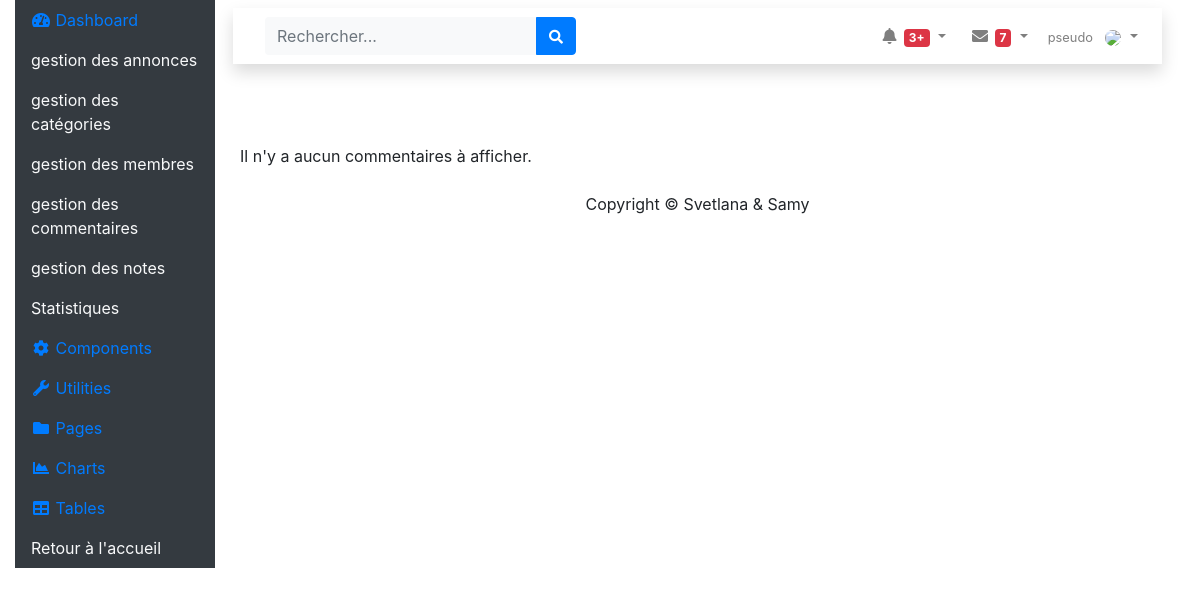
/admin/gestion_commentaires.php, run on an earlier commit of the app's database.
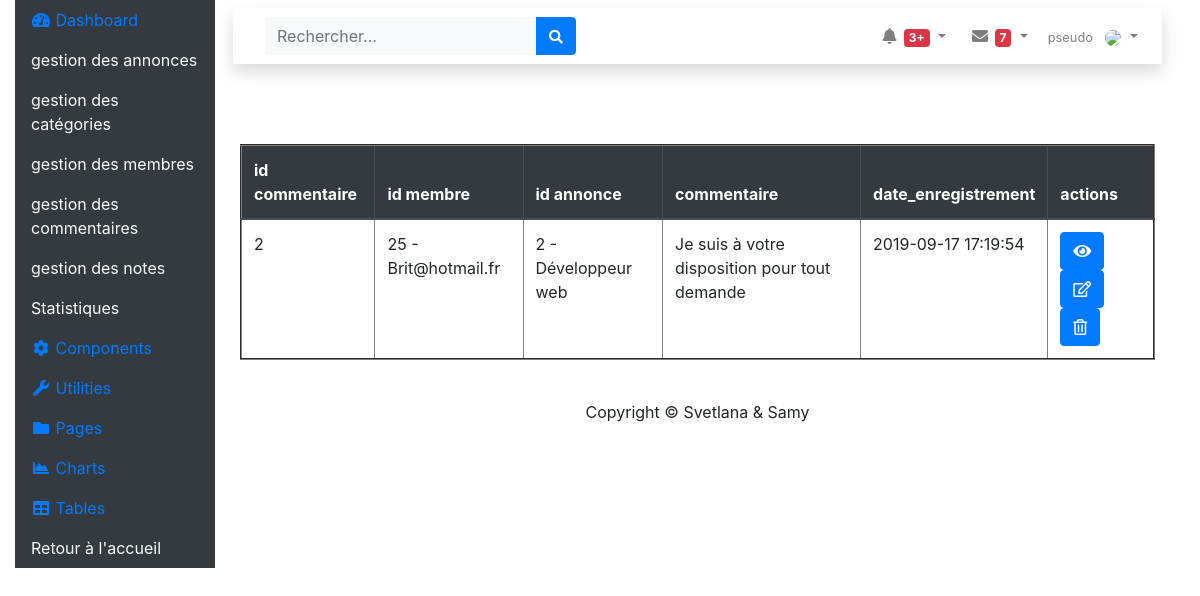
And on a later commit of the database.
### tables this page shows
CREATE TABLE IF NOT EXISTS `commentaire` (
  `id_commentaire` int(3) NOT NULL AUTO_INCREMENT,
  `membre_id` int(3) NOT NULL,
  `motcles` text,
  `annonce_id` int(3) NOT NULL,
  `date_enregistrement` datetime DEFAULT NULL,
  PRIMARY KEY (`id_commentaire`) USING BTREE
);

CREATE TABLE IF NOT EXISTS `membre` (
  `id_membre` int(3) NOT NULL AUTO_INCREMENT,
  `pseudo` varchar(20) NOT NULL,
  `mdp` varchar(60) NOT NULL,
  `nom` varchar(20) NOT NULL,
  `prenom` varchar(20) DEFAULT NULL,
  `telephone` varchar(20) DEFAULT NULL,
  `email` varchar(50) DEFAULT NULL,
  `civilite` enum('m','f') DEFAULT NULL,
  `statut` int(1) DEFAULT NULL,
  `date_enregistrement` datetime DEFAULT NULL,
  PRIMARY KEY (`id_membre`)
);

CREATE TABLE IF NOT EXISTS `annonce` (
  `id_annonce` int(3) NOT NULL AUTO_INCREMENT,
  `titreA` varchar(255) NOT NULL,
  `description_courte` varchar(255) NOT NULL,
  `description_longue` text NOT NULL,
  `prix` float NOT NULL,
  `pays` varchar(20) NOT NULL,
  `ville` varchar(20) NOT NULL,
  `adresse` varchar(50) NOT NULL,
  `cp` int(5) NOT NULL,
  `membre_id` int(3) DEFAULT NULL,
  `photo_id` int(3) DEFAULT NULL,
  `categorie_id` int(3) DEFAULT NULL,
  `date_enregistrement` datetime DEFAULT NULL,
  PRIMARY KEY (`id_annonce`),
  KEY `fk_annonce_membre` (`membre_id`),
  KEY `fk_annonce_photo` (`photo_id`),
  KEY `fk_annonce_categorie` (`categorie_id`)
);

### admin/gestion_commentaires.php (the view, shortened to what this page needs)
<?php
    require_once __DIR__ . '/../assets/config/configurationprincipale.php';
    require_once __DIR__ . '/../assets/includes/header_admin.php';
?>
<?php
    $query = 'SELECT c.id_commentaire, c.membre_id, c.motcles, c.annonce_id, c.date_enregistrement, m.id_membre, m.email,                   a.titreA
                FROM commentaire c, membre m, annonce a
                WHERE c.membre_id = m.id_membre
                AND c.annonce_id = a.id_annonce';
    try {
        $req = $pdo->prepare($query);
        $req->execute();
        $NbreDonnee = $req->rowCount();
        $ligneToute = $req->fetchAll();
    } catch (PDOException $e){ echo 'Erreur SQL : '. $e->getMessage().'<br/>'; die(); }
    if ($NbreDonnee != 0)
    {
    ?>
        <table border="2" class="table">
            <thead class="thead-dark">
                <tr>
                    <th>id commentaire</th>
                    <th>id membre</th>
                    <th>id annonce</th>
                    <th>commentaire</th>
                    <th>date_enregistrement</th>
                    <th>actions</th>
                </tr>
            </thead>
            <tbody>
    <?php
        foreach ( $ligneToute as $ligne )
        {
    ?>
                <tr>
                    <td><?php echo $ligne['id_commentaire']; ?></td>
                    <td><?php echo $ligne['membre_id']. ' - ' . $ligne['email']; ?></td>
                    <td><?php echo $ligne['annonce_id']. ' - ' . $ligne['titreA'] ; ?></td>
                    <td><?php echo $ligne['motcles']; ?></td>
                    <td><?php echo $ligne['date_enregistrement']; ?></td>
                    <td>
                        <a class="btn btn-primary" id="btnVoir" href="fiche_commentaire.php?id=<?=$ligne['id_commentaire'];?>"role="button">
                            <i class="fa fa-eye" aria-hidden="true"></i>
                        </a>
                        <a class="btn btn-primary" id="btnVoir" href="fiche_commentaire.php?id=<?=$ligne['id_commentaire'];?>" role="button">
                            <i class="far fa-edit" aria-hidden="true"></i>
                        </a>
                        <a class="btn btn-primary" id="btnVoir" href="fiche_commentaire.php?id=<?=$ligne['id_commentaire'];?>" role="button">
                            <i class="far fa-trash-alt" aria-hidden="true"></i>
                        </a>
                    </td>
                </tr>
    <?php
        }
    ?>
        </tbody>
        </table>
    <?php
        } else {
            echo 'Il n\'y a aucun commentaires à afficher.';
        }
    ?>
<?php
    require_once __DIR__ . '/../assets/includes/footer_admin.php';
?>

What changed in the data, as far as the page shows it:
added commentaire: id_commentaire "2", membre "25", membre.email "Brit@hotmail.fr", annonce "2", annonce.titreA "Développeur web", motcles "Je suis à votre disposition pour tout demande", date_enregistrement "2019-09-17 17:19:54"
Also different on the page:
text no longer shown: "Il n ' y a aucun commentaires à afficher."
text now shown: "id commentaire id membre id annonce commentaire date_enregistrement actions"
